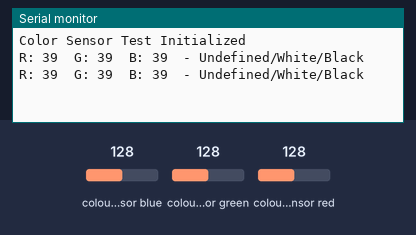
The sketch below on a simulated Arduino Uno, built with avr-gcc and run on an emulated ATmega328P. Parts: the last lines printed to the serial monitor. Wiring (inferred from the names in the program): TCS3200 colour sensor: output A4; S2 A2; S3 A3; S0 A0; S1 A1. The test bench sets the inputs (shaded band); at power-on: colour sensor blue 128, colour sensor green 128, colour sensor red 128.

Above: at 1.2 s.
1.3 s: colour sensor blue set to 191
At 2.6 s:
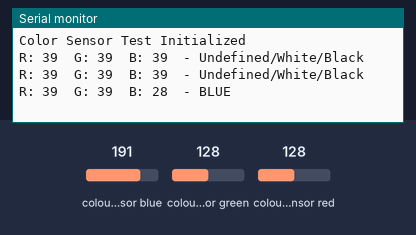
4.2 s: colour sensor green set to 250
At 5.8 s:
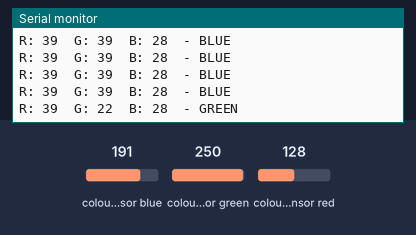
7.2 s: colour sensor red set to 5
At 8.2 s:
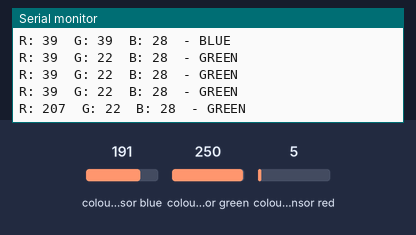

The sketch:

ColorSensor_Unit_Test.ino
```cpp
// Available pins for color sensors
#define S0_PIN A0
#define S1_PIN A1
#define S2_PIN A2
#define S3_PIN A3
#define SENSOR_OUT_PIN A4 // Renamed OUT to avoid confusion with 'OUTPUT' keyword

// These variables will store the raw frequency values read from the sensor for each color channel.
// A lower frequency value a higher intensity for that color is being detected.
int redFrequency = 0;
int greenFrequency = 0;
int blueFrequency = 0;

void setup() {

  Serial.begin(9600);
  Serial.println("Color Sensor Test Initialized");

  // Configure the Pins
  pinMode(S0_PIN, OUTPUT);
  pinMode(S1_PIN, OUTPUT);
  pinMode(S2_PIN, OUTPUT);
  pinMode(S3_PIN, OUTPUT);

  // The SENSOR_OUT_PIN reads the frequency from the sensor.
  pinMode(SENSOR_OUT_PIN, INPUT);

  // Frequency Scaling 100%
  // This provides the highest possible resolution for the readings.
  // S0=HIGH, S1=HIGH sets scaling to 100%.
  digitalWrite(S0_PIN, HIGH);
  digitalWrite(S1_PIN, HIGH);
}

void loop() {
  // Read the values from the three color channels
  readColorValues();

  // Print the raw frequency values
  Serial.print("R: ");
  Serial.print(redFrequency);
  Serial.print("  G: ");
  Serial.print(greenFrequency);
  Serial.print("  B: ");
  Serial.print(blueFrequency);

  // Print the detected color
  if (redFrequency < greenFrequency && redFrequency < blueFrequency) {
    Serial.println("  - RED");
  } else if (greenFrequency < redFrequency && greenFrequency < blueFrequency) {
    Serial.println("  - GREEN");
  } else if (blueFrequency < redFrequency && blueFrequency < greenFrequency) {
    Serial.println("  - BLUE");
  } else {
    Serial.println("  - Undefined/White/Black");
  }
  delay(500);
}

// Reads the R, G, and B values from the sensor
void readColorValues() {
  // Set the sensor's filter to RED
  // S2=LOW, S3=LOW selects the red photodiode.
  digitalWrite(S2_PIN, LOW);
  digitalWrite(S3_PIN, LOW);
  redFrequency = pulseIn(SENSOR_OUT_PIN, LOW);
  delay(100);

  // Set the sensor's filter to GREEN
  // S2=HIGH, S3=HIGH selects the green photodiode.
  digitalWrite(S2_PIN, HIGH);
  digitalWrite(S3_PIN, HIGH);
  greenFrequency = pulseIn(SENSOR_OUT_PIN, LOW);
  delay(100);

  // Set the sensor's filter to BLUE
  // S2=LOW, S3=HIGH selects the blue photodiode.
  digitalWrite(S2_PIN, LOW);
  digitalWrite(S3_PIN, HIGH);
  blueFrequency = pulseIn(SENSOR_OUT_PIN, LOW);
  delay(100);
}
```

System_testing.cpp
```cpp
#define Left_echoPin 9
#define Left_trigPin 8
#define Right_echoPin 7
#define Right_trigPin 6
#define IR_LEFT 13
#define IR_RIGHT 12

#define IN1 2
#define IN2 3
#define IN3 4
#define IN4 5
#define ENA 10
#define ENB 11

long left_duration, right_duration;
float left_distance, right_distance;

void setup() {
  // Distance sensors
  pinMode(Left_trigPin, OUTPUT);
  pinMode(Left_echoPin, INPUT);
  pinMode(Right_trigPin, OUTPUT);
  pinMode(Right_echoPin, INPUT);

  // IR-sensors
  pinMode(IR_LEFT, INPUT);
  pinMode(IR_RIGHT, INPUT);

  // Motors
  pinMode(IN1, OUTPUT);
  pinMode(IN2, OUTPUT);
  pinMode(IN3, OUTPUT);
  pinMode(IN4, OUTPUT);
  pinMode(ENA, OUTPUT);
  pinMode(ENB, OUTPUT);

  Serial.begin(9600);
}

void loop() {
  // Left Ultra sensor
  digitalWrite(Left_trigPin, LOW);
  delayMicroseconds(2);
  digitalWrite(Left_trigPin, HIGH);
  delayMicroseconds(10);
  digitalWrite(Left_trigPin, LOW);
  left_duration = pulseIn(Left_echoPin, HIGH,12000);
  left_distance = left_duration * 0.034 / 2;

  // IR-sensors
  int left_state = digitalRead(IR_LEFT);
  int right_state = digitalRead(IR_RIGHT);

  // Right Utra sensor
  delay(50);
  digitalWrite(Right_trigPin, LOW);
  delayMicroseconds(2);
  digitalWrite(Right_trigPin, HIGH);
  delayMicroseconds(10);
  digitalWrite(Right_trigPin, LOW);
  right_duration = pulseIn(Right_echoPin, HIGH,12000);
  right_distance = right_duration * 0.034 / 2;

  // Print of values
  Serial.print("Left: ");
  Serial.print(left_distance);
  Serial.print(" cm | Right: ");
  Serial.print(right_distance);
  Serial.println(" cm");

  Serial.print("Left IR: ");
  Serial.print(left_state);
  Serial.print(" | Right IR: ");
  Serial.println(right_state);

  // If both IR = 1 → movie, otherwise stop
  if (left_state == 0 && right_state == 0) {
    // Movie foward
    digitalWrite(IN1, LOW);
    digitalWrite(IN2, HIGH);
    digitalWrite(IN3, LOW);
    digitalWrite(IN4, HIGH);
    analogWrite(ENA, 255);
    analogWrite(ENB, 255);
  } else {
    // Stop
    digitalWrite(IN1, LOW);
    digitalWrite(IN2, LOW);
    digitalWrite(IN3, LOW);
    digitalWrite(IN4, LOW);
    analogWrite(ENA, 0);
    analogWrite(ENB, 0);
  }

  delay(100);
}
```

Measured:
- after the input at 1.3 s, the serial monitor: prints a new line after 0.60 s (image 1)
- after the input at 4.2 s, the serial monitor: prints a new line after 0.91 s (image 2)
- after the input at 7.2 s, the serial monitor: prints a new line after 0.31 s (image 3)
